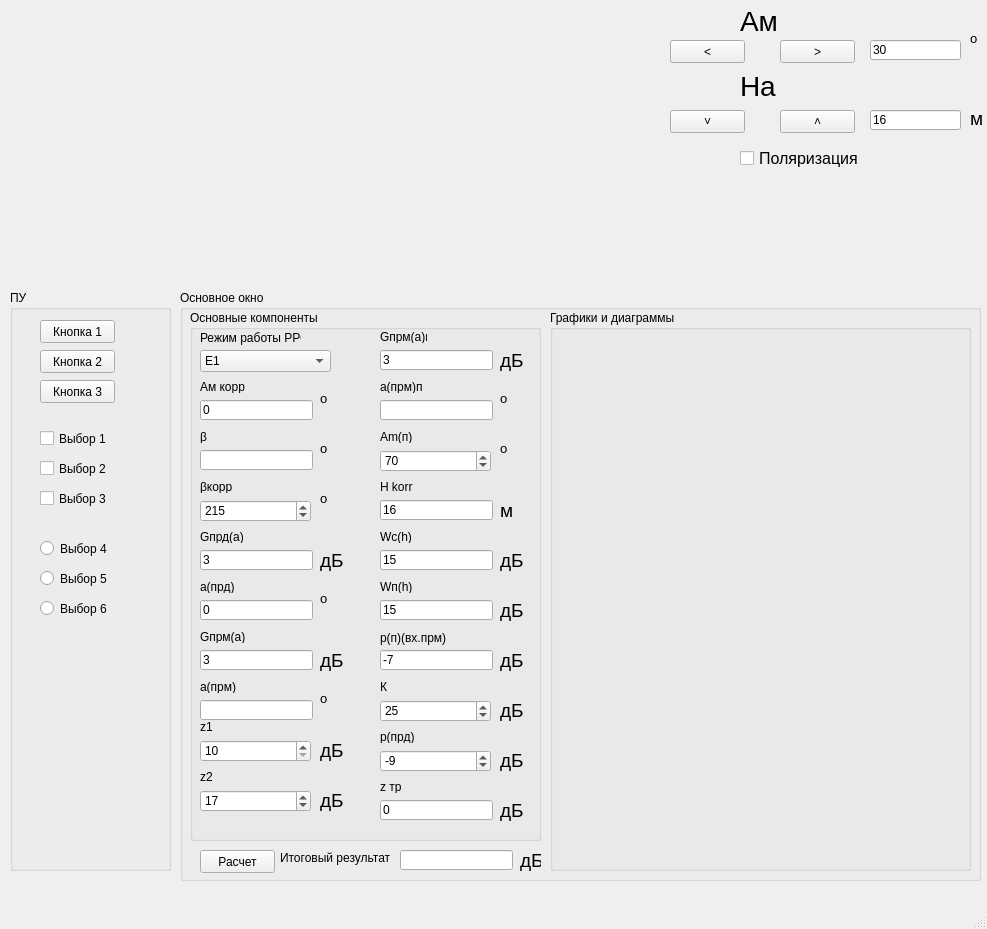
<?xml version="1.0" encoding="UTF-8"?>
<ui version="4.0">
 <class>MainWindow</class>
 <widget class="QMainWindow" name="MainWindow">
  <property name="geometry">
   <rect>
    <x>0</x>
    <y>0</y>
    <width>987</width>
    <height>929</height>
   </rect>
  </property>
  <property name="windowTitle">
   <string>MainWindow</string>
  </property>
  <widget class="QWidget" name="centralwidget">
   <widget class="QLabel" name="label">
    <property name="geometry">
     <rect>
      <x>20</x>
      <y>20</y>
      <width>951</width>
      <height>201</height>
     </rect>
    </property>
    <property name="text">
     <string/>
    </property>
   </widget>
   <widget class="QPushButton" name="pushButton_arrow_left">
    <property name="geometry">
     <rect>
      <x>670</x>
      <y>40</y>
      <width>75</width>
      <height>23</height>
     </rect>
    </property>
    <property name="text">
     <string>˂</string>
    </property>
   </widget>
   <widget class="QPushButton" name="pushButton_arrow_right">
    <property name="geometry">
     <rect>
      <x>780</x>
      <y>40</y>
      <width>75</width>
      <height>23</height>
     </rect>
    </property>
    <property name="text">
     <string>˃</string>
    </property>
   </widget>
   <widget class="QPushButton" name="pushButton_arrow_up">
    <property name="geometry">
     <rect>
      <x>780</x>
      <y>110</y>
      <width>75</width>
      <height>23</height>
     </rect>
    </property>
    <property name="text">
     <string>˄</string>
    </property>
   </widget>
   <widget class="QPushButton" name="pushButton_arrow_down">
    <property name="geometry">
     <rect>
      <x>670</x>
      <y>110</y>
      <width>75</width>
      <height>23</height>
     </rect>
    </property>
    <property name="text">
     <string>˅</string>
    </property>
   </widget>
   <widget class="QGroupBox" name="groupBox">
    <property name="geometry">
     <rect>
      <x>10</x>
      <y>290</y>
      <width>161</width>
      <height>581</height>
     </rect>
    </property>
    <property name="title">
     <string>ПУ</string>
    </property>
    <widget class="QPushButton" name="pushButton">
     <property name="geometry">
      <rect>
       <x>30</x>
       <y>30</y>
       <width>75</width>
       <height>23</height>
      </rect>
     </property>
     <property name="text">
      <string>Кнопка 1</string>
     </property>
    </widget>
    <widget class="QPushButton" name="pushButton_2">
     <property name="geometry">
      <rect>
       <x>30</x>
       <y>60</y>
       <width>75</width>
       <height>23</height>
      </rect>
     </property>
     <property name="text">
      <string>Кнопка 2</string>
     </property>
    </widget>
    <widget class="QPushButton" name="pushButton_3">
     <property name="geometry">
      <rect>
       <x>30</x>
       <y>90</y>
       <width>75</width>
       <height>23</height>
      </rect>
     </property>
     <property name="text">
      <string>Кнопка 3</string>
     </property>
    </widget>
    <widget class="QCheckBox" name="checkBox">
     <property name="geometry">
      <rect>
       <x>30</x>
       <y>140</y>
       <width>70</width>
       <height>17</height>
      </rect>
     </property>
     <property name="text">
      <string>Выбор 1</string>
     </property>
    </widget>
    <widget class="QCheckBox" name="checkBox_2">
     <property name="geometry">
      <rect>
       <x>30</x>
       <y>170</y>
       <width>70</width>
       <height>17</height>
      </rect>
     </property>
     <property name="text">
      <string>Выбор 2</string>
     </property>
    </widget>
    <widget class="QCheckBox" name="checkBox_3">
     <property name="geometry">
      <rect>
       <x>30</x>
       <y>200</y>
       <width>70</width>
       <height>17</height>
      </rect>
     </property>
     <property name="text">
      <string>Выбор 3</string>
     </property>
    </widget>
    <widget class="QRadioButton" name="radioButton">
     <property name="geometry">
      <rect>
       <x>30</x>
       <y>250</y>
       <width>82</width>
       <height>17</height>
      </rect>
     </property>
     <property name="text">
      <string>Выбор 4</string>
     </property>
    </widget>
    <widget class="QRadioButton" name="radioButton_2">
     <property name="geometry">
      <rect>
       <x>30</x>
       <y>280</y>
       <width>82</width>
       <height>17</height>
      </rect>
     </property>
     <property name="text">
      <string>Выбор 5</string>
     </property>
    </widget>
    <widget class="QRadioButton" name="radioButton_3">
     <property name="geometry">
      <rect>
       <x>30</x>
       <y>310</y>
       <width>82</width>
       <height>17</height>
      </rect>
     </property>
     <property name="text">
      <string>Выбор 6</string>
     </property>
    </widget>
   </widget>
   <widget class="QGroupBox" name="groupBox_2">
    <property name="geometry">
     <rect>
      <x>180</x>
      <y>290</y>
      <width>801</width>
      <height>591</height>
     </rect>
    </property>
    <property name="title">
     <string>Основное окно</string>
    </property>
    <widget class="QGroupBox" name="groupBox_3">
     <property name="geometry">
      <rect>
       <x>10</x>
       <y>20</y>
       <width>351</width>
       <height>531</height>
      </rect>
     </property>
     <property name="title">
      <string>Основные компоненты</string>
     </property>
     <widget class="QComboBox" name="comboBox">
      <property name="geometry">
       <rect>
        <x>10</x>
        <y>40</y>
        <width>131</width>
        <height>22</height>
       </rect>
      </property>
      <item>
       <property name="text">
        <string>Е1</string>
       </property>
      </item>
      <item>
       <property name="text">
        <string>А6</string>
       </property>
      </item>
      <item>
       <property name="text">
        <string>Ц68</string>
       </property>
      </item>
     </widget>
     <widget class="QLabel" name="label_6">
      <property name="geometry">
       <rect>
        <x>10</x>
        <y>20</y>
        <width>101</width>
        <height>16</height>
       </rect>
      </property>
      <property name="text">
       <string>Режим работы РРС</string>
      </property>
     </widget>
     <widget class="QLineEdit" name="lineEdit_am_korr">
      <property name="geometry">
       <rect>
        <x>10</x>
        <y>90</y>
        <width>113</width>
        <height>20</height>
       </rect>
      </property>
      <property name="text">
       <string>0</string>
      </property>
     </widget>
     <widget class="QLabel" name="label_25">
      <property name="geometry">
       <rect>
        <x>130</x>
        <y>80</y>
        <width>16</width>
        <height>16</height>
       </rect>
      </property>
      <property name="font">
       <font>
        <pointsize>10</pointsize>
       </font>
      </property>
      <property name="text">
       <string>o</string>
      </property>
     </widget>
     <widget class="QLabel" name="label_26">
      <property name="geometry">
       <rect>
        <x>10</x>
        <y>70</y>
        <width>47</width>
        <height>13</height>
       </rect>
      </property>
      <property name="text">
       <string>Ам корр</string>
      </property>
     </widget>
     <widget class="QLabel" name="label_40">
      <property name="geometry">
       <rect>
        <x>130</x>
        <y>130</y>
        <width>16</width>
        <height>16</height>
       </rect>
      </property>
      <property name="font">
       <font>
        <pointsize>10</pointsize>
       </font>
      </property>
      <property name="text">
       <string>o</string>
      </property>
     </widget>
     <widget class="QLabel" name="label_39">
      <property name="geometry">
       <rect>
        <x>10</x>
        <y>120</y>
        <width>47</width>
        <height>13</height>
       </rect>
      </property>
      <property name="text">
       <string>β</string>
      </property>
     </widget>
     <widget class="QLineEdit" name="lineEdit_b">
      <property name="geometry">
       <rect>
        <x>10</x>
        <y>140</y>
        <width>113</width>
        <height>20</height>
       </rect>
      </property>
      <property name="text">
       <string/>
      </property>
     </widget>
     <widget class="QLabel" name="label_8">
      <property name="geometry">
       <rect>
        <x>130</x>
        <y>180</y>
        <width>16</width>
        <height>16</height>
       </rect>
      </property>
      <property name="font">
       <font>
        <pointsize>10</pointsize>
       </font>
      </property>
      <property name="text">
       <string>o</string>
      </property>
     </widget>
     <widget class="QLabel" name="label_7">
      <property name="geometry">
       <rect>
        <x>10</x>
        <y>170</y>
        <width>47</width>
        <height>13</height>
       </rect>
      </property>
      <property name="text">
       <string>βкорр</string>
      </property>
     </widget>
     <widget class="QSpinBox" name="spinBox_b_korr">
      <property name="geometry">
       <rect>
        <x>10</x>
        <y>190</y>
        <width>111</width>
        <height>22</height>
       </rect>
      </property>
      <property name="minimum">
       <number>0</number>
      </property>
      <property name="maximum">
       <number>355</number>
      </property>
      <property name="singleStep">
       <number>5</number>
      </property>
      <property name="value">
       <number>215</number>
      </property>
     </widget>
     <widget class="QLabel" name="label_27">
      <property name="geometry">
       <rect>
        <x>130</x>
        <y>280</y>
        <width>16</width>
        <height>16</height>
       </rect>
      </property>
      <property name="font">
       <font>
        <pointsize>10</pointsize>
       </font>
      </property>
      <property name="text">
       <string>o</string>
      </property>
     </widget>
     <widget class="QLabel" name="label_28">
      <property name="geometry">
       <rect>
        <x>10</x>
        <y>270</y>
        <width>47</width>
        <height>13</height>
       </rect>
      </property>
      <property name="text">
       <string>a(прд)</string>
      </property>
     </widget>
     <widget class="QLineEdit" name="lineEdit_a">
      <property name="geometry">
       <rect>
        <x>10</x>
        <y>290</y>
        <width>113</width>
        <height>20</height>
       </rect>
      </property>
      <property name="text">
       <string>0</string>
      </property>
     </widget>
     <widget class="QLabel" name="label_10">
      <property name="geometry">
       <rect>
        <x>130</x>
        <y>240</y>
        <width>31</width>
        <height>21</height>
       </rect>
      </property>
      <property name="font">
       <font>
        <pointsize>14</pointsize>
       </font>
      </property>
      <property name="text">
       <string>дБ</string>
      </property>
     </widget>
     <widget class="QLineEdit" name="lineEdit_g_prd">
      <property name="geometry">
       <rect>
        <x>10</x>
        <y>240</y>
        <width>113</width>
        <height>20</height>
       </rect>
      </property>
      <property name="text">
       <string>3</string>
      </property>
     </widget>
     <widget class="QLabel" name="label_9">
      <property name="geometry">
       <rect>
        <x>10</x>
        <y>220</y>
        <width>47</width>
        <height>13</height>
       </rect>
      </property>
      <property name="text">
       <string>Gпрд(а)</string>
      </property>
     </widget>
     <widget class="QLabel" name="label_37">
      <property name="geometry">
       <rect>
        <x>130</x>
        <y>340</y>
        <width>31</width>
        <height>21</height>
       </rect>
      </property>
      <property name="font">
       <font>
        <pointsize>14</pointsize>
       </font>
      </property>
      <property name="text">
       <string>дБ</string>
      </property>
     </widget>
     <widget class="QLabel" name="label_38">
      <property name="geometry">
       <rect>
        <x>10</x>
        <y>320</y>
        <width>47</width>
        <height>13</height>
       </rect>
      </property>
      <property name="text">
       <string>Gпрм(а)</string>
      </property>
     </widget>
     <widget class="QLineEdit" name="lineEdit_g_prm">
      <property name="geometry">
       <rect>
        <x>10</x>
        <y>340</y>
        <width>113</width>
        <height>20</height>
       </rect>
      </property>
      <property name="text">
       <string>3</string>
      </property>
     </widget>
     <widget class="QLabel" name="label_43">
      <property name="geometry">
       <rect>
        <x>10</x>
        <y>370</y>
        <width>47</width>
        <height>13</height>
       </rect>
      </property>
      <property name="text">
       <string>a(прм)</string>
      </property>
     </widget>
     <widget class="QLineEdit" name="lineEdit_a_prm">
      <property name="geometry">
       <rect>
        <x>10</x>
        <y>390</y>
        <width>113</width>
        <height>20</height>
       </rect>
      </property>
      <property name="text">
       <string/>
      </property>
     </widget>
     <widget class="QLabel" name="label_44">
      <property name="geometry">
       <rect>
        <x>130</x>
        <y>380</y>
        <width>16</width>
        <height>16</height>
       </rect>
      </property>
      <property name="font">
       <font>
        <pointsize>10</pointsize>
       </font>
      </property>
      <property name="text">
       <string>o</string>
      </property>
     </widget>
     <widget class="QLabel" name="label_42">
      <property name="geometry">
       <rect>
        <x>310</x>
        <y>40</y>
        <width>31</width>
        <height>21</height>
       </rect>
      </property>
      <property name="font">
       <font>
        <pointsize>14</pointsize>
       </font>
      </property>
      <property name="text">
       <string>дБ</string>
      </property>
     </widget>
     <widget class="QLineEdit" name="lineEdit_g_prm_p">
      <property name="geometry">
       <rect>
        <x>190</x>
        <y>40</y>
        <width>113</width>
        <height>20</height>
       </rect>
      </property>
      <property name="text">
       <string>3</string>
      </property>
     </widget>
     <widget class="QLabel" name="label_41">
      <property name="geometry">
       <rect>
        <x>190</x>
        <y>20</y>
        <width>47</width>
        <height>13</height>
       </rect>
      </property>
      <property name="text">
       <string>Gпрм(а)п</string>
      </property>
     </widget>
     <widget class="QLabel" name="label_45">
      <property name="geometry">
       <rect>
        <x>310</x>
        <y>80</y>
        <width>16</width>
        <height>16</height>
       </rect>
      </property>
      <property name="font">
       <font>
        <pointsize>10</pointsize>
       </font>
      </property>
      <property name="text">
       <string>o</string>
      </property>
     </widget>
     <widget class="QLabel" name="label_46">
      <property name="geometry">
       <rect>
        <x>190</x>
        <y>70</y>
        <width>47</width>
        <height>13</height>
       </rect>
      </property>
      <property name="text">
       <string>a(прм)п</string>
      </property>
     </widget>
     <widget class="QLineEdit" name="lineEdit_a_prm_p">
      <property name="geometry">
       <rect>
        <x>190</x>
        <y>90</y>
        <width>113</width>
        <height>20</height>
       </rect>
      </property>
      <property name="text">
       <string/>
      </property>
     </widget>
     <widget class="QLabel" name="label_31">
      <property name="geometry">
       <rect>
        <x>310</x>
        <y>130</y>
        <width>16</width>
        <height>16</height>
       </rect>
      </property>
      <property name="font">
       <font>
        <pointsize>10</pointsize>
       </font>
      </property>
      <property name="text">
       <string>o</string>
      </property>
     </widget>
     <widget class="QSpinBox" name="spinBox_a_m_p">
      <property name="geometry">
       <rect>
        <x>190</x>
        <y>140</y>
        <width>111</width>
        <height>22</height>
       </rect>
      </property>
      <property name="minimum">
       <number>0</number>
      </property>
      <property name="maximum">
       <number>355</number>
      </property>
      <property name="singleStep">
       <number>5</number>
      </property>
      <property name="value">
       <number>70</number>
      </property>
     </widget>
     <widget class="QLabel" name="label_32">
      <property name="geometry">
       <rect>
        <x>190</x>
        <y>120</y>
        <width>47</width>
        <height>13</height>
       </rect>
      </property>
      <property name="text">
       <string>Am(п)</string>
      </property>
     </widget>
     <widget class="QLabel" name="label_29">
      <property name="geometry">
       <rect>
        <x>310</x>
        <y>190</y>
        <width>31</width>
        <height>21</height>
       </rect>
      </property>
      <property name="font">
       <font>
        <pointsize>14</pointsize>
       </font>
      </property>
      <property name="text">
       <string>м</string>
      </property>
     </widget>
     <widget class="QLabel" name="label_30">
      <property name="geometry">
       <rect>
        <x>190</x>
        <y>170</y>
        <width>47</width>
        <height>13</height>
       </rect>
      </property>
      <property name="text">
       <string>H korr</string>
      </property>
     </widget>
     <widget class="QLineEdit" name="lineEdit_h_korr">
      <property name="geometry">
       <rect>
        <x>190</x>
        <y>190</y>
        <width>113</width>
        <height>20</height>
       </rect>
      </property>
      <property name="text">
       <string>16</string>
      </property>
     </widget>
     <widget class="QLabel" name="label_14">
      <property name="geometry">
       <rect>
        <x>310</x>
        <y>240</y>
        <width>31</width>
        <height>21</height>
       </rect>
      </property>
      <property name="font">
       <font>
        <pointsize>14</pointsize>
       </font>
      </property>
      <property name="text">
       <string>дБ</string>
      </property>
     </widget>
     <widget class="QLabel" name="label_12">
      <property name="geometry">
       <rect>
        <x>190</x>
        <y>220</y>
        <width>47</width>
        <height>13</height>
       </rect>
      </property>
      <property name="text">
       <string>Wc(h)</string>
      </property>
     </widget>
     <widget class="QLineEdit" name="lineEdit_w_c">
      <property name="geometry">
       <rect>
        <x>190</x>
        <y>240</y>
        <width>113</width>
        <height>20</height>
       </rect>
      </property>
      <property name="text">
       <string>15</string>
      </property>
     </widget>
     <widget class="QLabel" name="label_16">
      <property name="geometry">
       <rect>
        <x>310</x>
        <y>290</y>
        <width>31</width>
        <height>21</height>
       </rect>
      </property>
      <property name="font">
       <font>
        <pointsize>14</pointsize>
       </font>
      </property>
      <property name="text">
       <string>дБ</string>
      </property>
     </widget>
     <widget class="QLineEdit" name="lineEdit_w_p">
      <property name="geometry">
       <rect>
        <x>190</x>
        <y>290</y>
        <width>113</width>
        <height>20</height>
       </rect>
      </property>
      <property name="text">
       <string>15</string>
      </property>
     </widget>
     <widget class="QLabel" name="label_15">
      <property name="geometry">
       <rect>
        <x>190</x>
        <y>270</y>
        <width>47</width>
        <height>13</height>
       </rect>
      </property>
      <property name="text">
       <string>Wп(h)</string>
      </property>
     </widget>
     <widget class="QLabel" name="label_33">
      <property name="geometry">
       <rect>
        <x>310</x>
        <y>340</y>
        <width>31</width>
        <height>21</height>
       </rect>
      </property>
      <property name="font">
       <font>
        <pointsize>14</pointsize>
       </font>
      </property>
      <property name="text">
       <string>дБ</string>
      </property>
     </widget>
     <widget class="QLabel" name="label_34">
      <property name="geometry">
       <rect>
        <x>190</x>
        <y>320</y>
        <width>71</width>
        <height>16</height>
       </rect>
      </property>
      <property name="text">
       <string>p(п)(вх.прм)</string>
      </property>
     </widget>
     <widget class="QLineEdit" name="lineEdit_p_p_vh_prm">
      <property name="geometry">
       <rect>
        <x>190</x>
        <y>340</y>
        <width>113</width>
        <height>20</height>
       </rect>
      </property>
      <property name="text">
       <string>-7</string>
      </property>
     </widget>
     <widget class="QLabel" name="label_18">
      <property name="geometry">
       <rect>
        <x>310</x>
        <y>390</y>
        <width>31</width>
        <height>21</height>
       </rect>
      </property>
      <property name="font">
       <font>
        <pointsize>14</pointsize>
       </font>
      </property>
      <property name="text">
       <string>дБ</string>
      </property>
     </widget>
     <widget class="QLabel" name="label_17">
      <property name="geometry">
       <rect>
        <x>190</x>
        <y>370</y>
        <width>47</width>
        <height>13</height>
       </rect>
      </property>
      <property name="text">
       <string>К</string>
      </property>
     </widget>
     <widget class="QSpinBox" name="spinBox_k">
      <property name="geometry">
       <rect>
        <x>190</x>
        <y>390</y>
        <width>111</width>
        <height>22</height>
       </rect>
      </property>
      <property name="minimum">
       <number>20</number>
      </property>
      <property name="maximum">
       <number>30</number>
      </property>
      <property name="value">
       <number>25</number>
      </property>
     </widget>
     <widget class="QLabel" name="label_11">
      <property name="geometry">
       <rect>
        <x>310</x>
        <y>440</y>
        <width>31</width>
        <height>21</height>
       </rect>
      </property>
      <property name="font">
       <font>
        <pointsize>14</pointsize>
       </font>
      </property>
      <property name="text">
       <string>дБ</string>
      </property>
     </widget>
     <widget class="QLabel" name="label_13">
      <property name="geometry">
       <rect>
        <x>190</x>
        <y>420</y>
        <width>47</width>
        <height>13</height>
       </rect>
      </property>
      <property name="text">
       <string>p(прд)</string>
      </property>
     </widget>
     <widget class="QSpinBox" name="spinBox_p_prd">
      <property name="geometry">
       <rect>
        <x>190</x>
        <y>440</y>
        <width>111</width>
        <height>22</height>
       </rect>
      </property>
      <property name="minimum">
       <number>-23</number>
      </property>
      <property name="maximum">
       <number>-3</number>
      </property>
      <property name="value">
       <number>-9</number>
      </property>
     </widget>
     <widget class="QLabel" name="label_19">
      <property name="geometry">
       <rect>
        <x>10</x>
        <y>410</y>
        <width>47</width>
        <height>13</height>
       </rect>
      </property>
      <property name="text">
       <string>z1</string>
      </property>
     </widget>
     <widget class="QLabel" name="label_22">
      <property name="geometry">
       <rect>
        <x>10</x>
        <y>460</y>
        <width>47</width>
        <height>13</height>
       </rect>
      </property>
      <property name="text">
       <string>z2</string>
      </property>
     </widget>
     <widget class="QLabel" name="label_20">
      <property name="geometry">
       <rect>
        <x>130</x>
        <y>430</y>
        <width>31</width>
        <height>21</height>
       </rect>
      </property>
      <property name="font">
       <font>
        <pointsize>14</pointsize>
       </font>
      </property>
      <property name="text">
       <string>дБ</string>
      </property>
     </widget>
     <widget class="QSpinBox" name="spinBox_z1">
      <property name="geometry">
       <rect>
        <x>10</x>
        <y>430</y>
        <width>111</width>
        <height>22</height>
       </rect>
      </property>
      <property name="minimum">
       <number>10</number>
      </property>
      <property name="maximum">
       <number>12</number>
      </property>
      <property name="value">
       <number>10</number>
      </property>
     </widget>
     <widget class="QLabel" name="label_21">
      <property name="geometry">
       <rect>
        <x>130</x>
        <y>480</y>
        <width>31</width>
        <height>21</height>
       </rect>
      </property>
      <property name="font">
       <font>
        <pointsize>14</pointsize>
       </font>
      </property>
      <property name="text">
       <string>дБ</string>
      </property>
     </widget>
     <widget class="QSpinBox" name="spinBox_z2">
      <property name="geometry">
       <rect>
        <x>10</x>
        <y>480</y>
        <width>111</width>
        <height>22</height>
       </rect>
      </property>
      <property name="minimum">
       <number>15</number>
      </property>
      <property name="maximum">
       <number>20</number>
      </property>
      <property name="value">
       <number>17</number>
      </property>
     </widget>
     <widget class="QLabel" name="label_24">
      <property name="geometry">
       <rect>
        <x>310</x>
        <y>490</y>
        <width>31</width>
        <height>21</height>
       </rect>
      </property>
      <property name="font">
       <font>
        <pointsize>14</pointsize>
       </font>
      </property>
      <property name="text">
       <string>дБ</string>
      </property>
     </widget>
     <widget class="QLabel" name="label_23">
      <property name="geometry">
       <rect>
        <x>190</x>
        <y>470</y>
        <width>47</width>
        <height>13</height>
       </rect>
      </property>
      <property name="text">
       <string>z тр</string>
      </property>
     </widget>
     <widget class="QLineEdit" name="lineEdit_z_tr">
      <property name="geometry">
       <rect>
        <x>190</x>
        <y>490</y>
        <width>113</width>
        <height>20</height>
       </rect>
      </property>
      <property name="text">
       <string>0</string>
      </property>
     </widget>
    </widget>
    <widget class="QGroupBox" name="groupBox_4">
     <property name="geometry">
      <rect>
       <x>370</x>
       <y>20</y>
       <width>421</width>
       <height>561</height>
      </rect>
     </property>
     <property name="title">
      <string>Графики и диаграммы</string>
     </property>
     <widget class="QLabel" name="label_diagram">
      <property name="geometry">
       <rect>
        <x>10</x>
        <y>70</y>
        <width>401</width>
        <height>441</height>
       </rect>
      </property>
      <property name="text">
       <string/>
      </property>
     </widget>
    </widget>
    <widget class="QLabel" name="label_35">
     <property name="geometry">
      <rect>
       <x>100</x>
       <y>560</y>
       <width>111</width>
       <height>16</height>
      </rect>
     </property>
     <property name="text">
      <string>Итоговый результат:</string>
     </property>
    </widget>
    <widget class="QLineEdit" name="lineEdit_result">
     <property name="geometry">
      <rect>
       <x>220</x>
       <y>560</y>
       <width>113</width>
       <height>20</height>
      </rect>
     </property>
    </widget>
    <widget class="QLabel" name="label_36">
     <property name="geometry">
      <rect>
       <x>340</x>
       <y>560</y>
       <width>21</width>
       <height>21</height>
      </rect>
     </property>
     <property name="font">
      <font>
       <pointsize>14</pointsize>
      </font>
     </property>
     <property name="text">
      <string>дБ</string>
     </property>
    </widget>
    <widget class="QPushButton" name="pushButton_get_result">
     <property name="geometry">
      <rect>
       <x>20</x>
       <y>560</y>
       <width>75</width>
       <height>23</height>
      </rect>
     </property>
     <property name="text">
      <string>Расчет</string>
     </property>
    </widget>
   </widget>
   <widget class="QLineEdit" name="lineEdit_a_m">
    <property name="geometry">
     <rect>
      <x>870</x>
      <y>40</y>
      <width>91</width>
      <height>20</height>
     </rect>
    </property>
    <property name="text">
     <string>30</string>
    </property>
   </widget>
   <widget class="QLineEdit" name="lineEdit_h_a">
    <property name="geometry">
     <rect>
      <x>870</x>
      <y>110</y>
      <width>91</width>
      <height>20</height>
     </rect>
    </property>
    <property name="text">
     <string>16</string>
    </property>
   </widget>
   <widget class="QLabel" name="label_2">
    <property name="geometry">
     <rect>
      <x>740</x>
      <y>10</y>
      <width>47</width>
      <height>21</height>
     </rect>
    </property>
    <property name="font">
     <font>
      <pointsize>21</pointsize>
     </font>
    </property>
    <property name="text">
     <string>Aм</string>
    </property>
   </widget>
   <widget class="QLabel" name="label_3">
    <property name="geometry">
     <rect>
      <x>740</x>
      <y>70</y>
      <width>47</width>
      <height>31</height>
     </rect>
    </property>
    <property name="font">
     <font>
      <pointsize>21</pointsize>
     </font>
    </property>
    <property name="text">
     <string>На</string>
    </property>
   </widget>
   <widget class="QLabel" name="label_4">
    <property name="geometry">
     <rect>
      <x>970</x>
      <y>30</y>
      <width>16</width>
      <height>16</height>
     </rect>
    </property>
    <property name="font">
     <font>
      <pointsize>10</pointsize>
     </font>
    </property>
    <property name="text">
     <string>o</string>
    </property>
   </widget>
   <widget class="QLabel" name="label_5">
    <property name="geometry">
     <rect>
      <x>970</x>
      <y>110</y>
      <width>16</width>
      <height>16</height>
     </rect>
    </property>
    <property name="font">
     <font>
      <pointsize>14</pointsize>
     </font>
    </property>
    <property name="text">
     <string>м</string>
    </property>
   </widget>
   <widget class="QCheckBox" name="checkBox_polaris">
    <property name="geometry">
     <rect>
      <x>740</x>
      <y>150</y>
      <width>121</width>
      <height>17</height>
     </rect>
    </property>
    <property name="font">
     <font>
      <pointsize>12</pointsize>
     </font>
    </property>
    <property name="text">
     <string>Поляризация</string>
    </property>
   </widget>
   <widget class="QLabel" name="label_antenna_img">
    <property name="geometry">
     <rect>
      <x>380</x>
      <y>50</y>
      <width>111</width>
      <height>111</height>
     </rect>
    </property>
    <property name="text">
     <string/>
    </property>
   </widget>
  </widget>
  <widget class="QMenuBar" name="menubar">
   <property name="geometry">
    <rect>
     <x>0</x>
     <y>0</y>
     <width>987</width>
     <height>21</height>
    </rect>
   </property>
  </widget>
  <widget class="QStatusBar" name="statusbar"/>
 </widget>
 <resources/>
 <connections/>
</ui>
